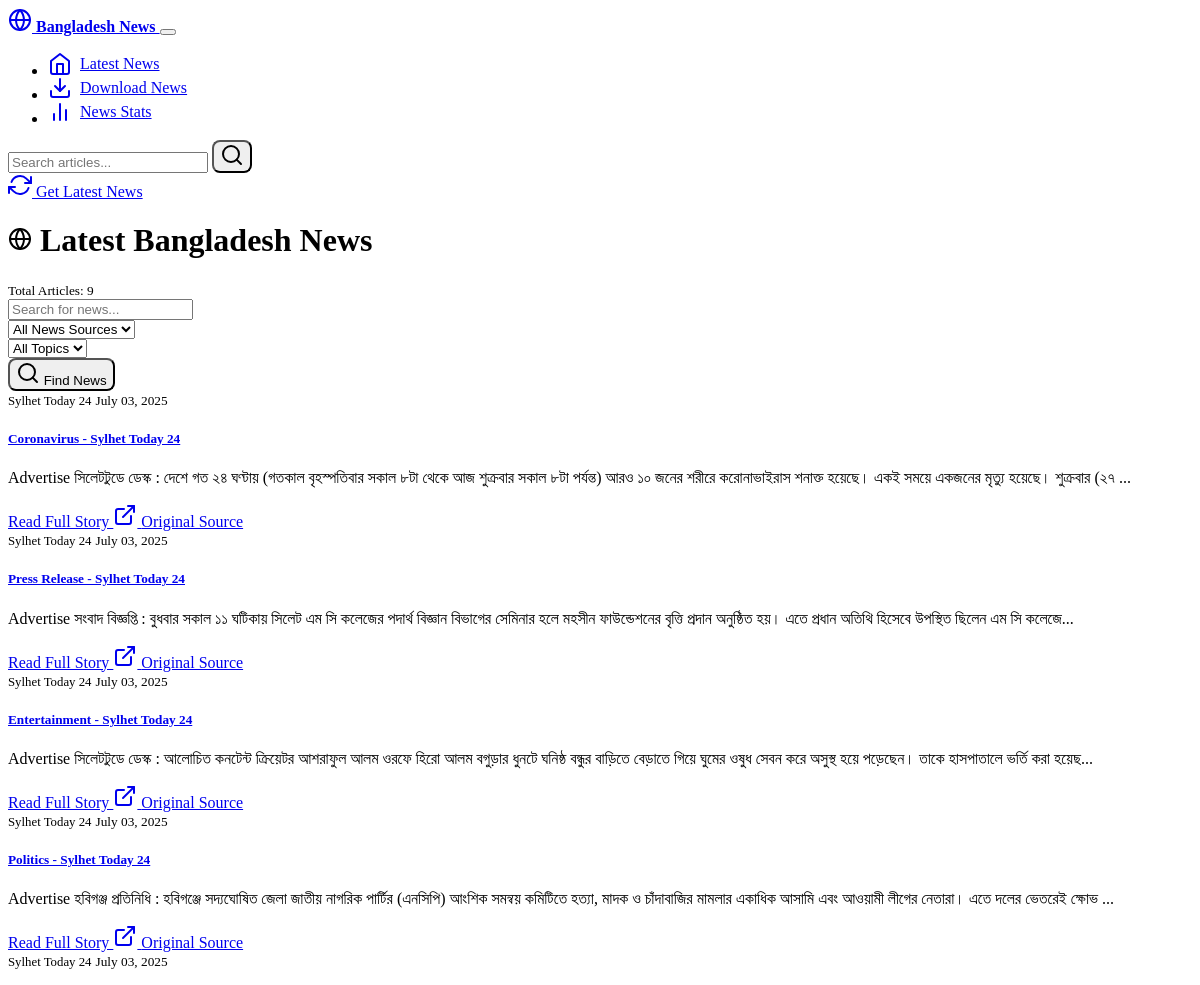
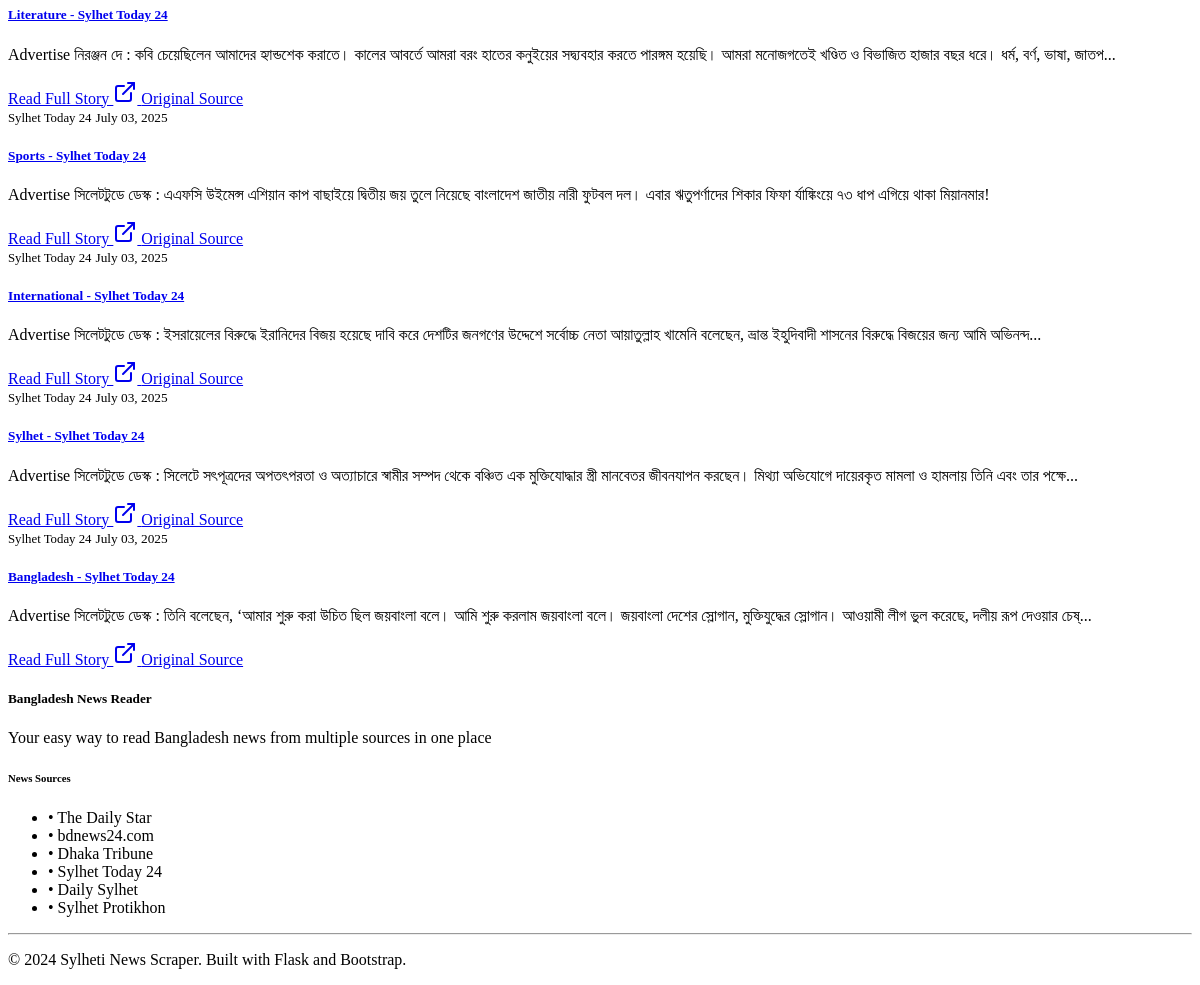
The app's page /, older data (2 pictures, top to bottom).
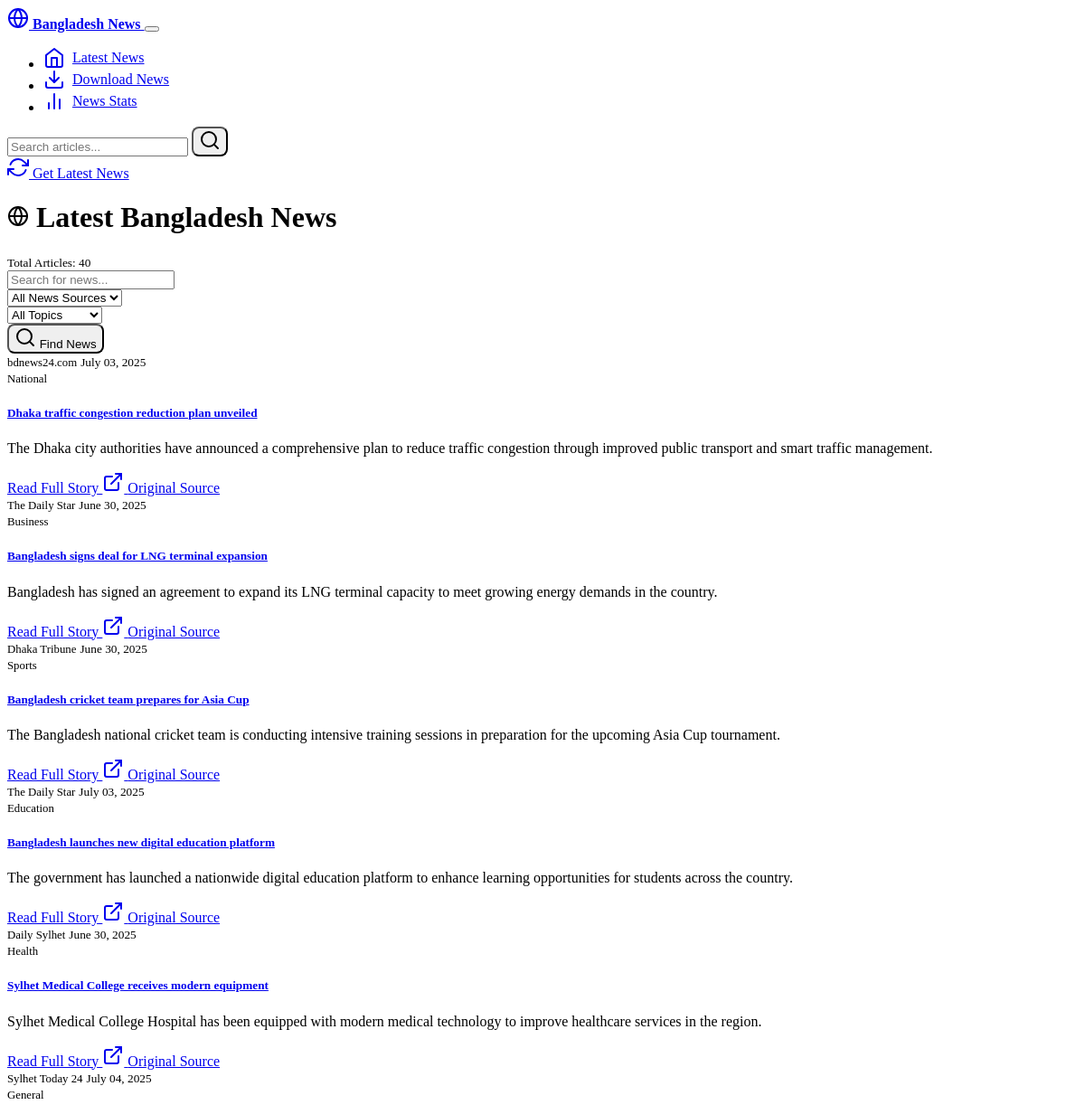
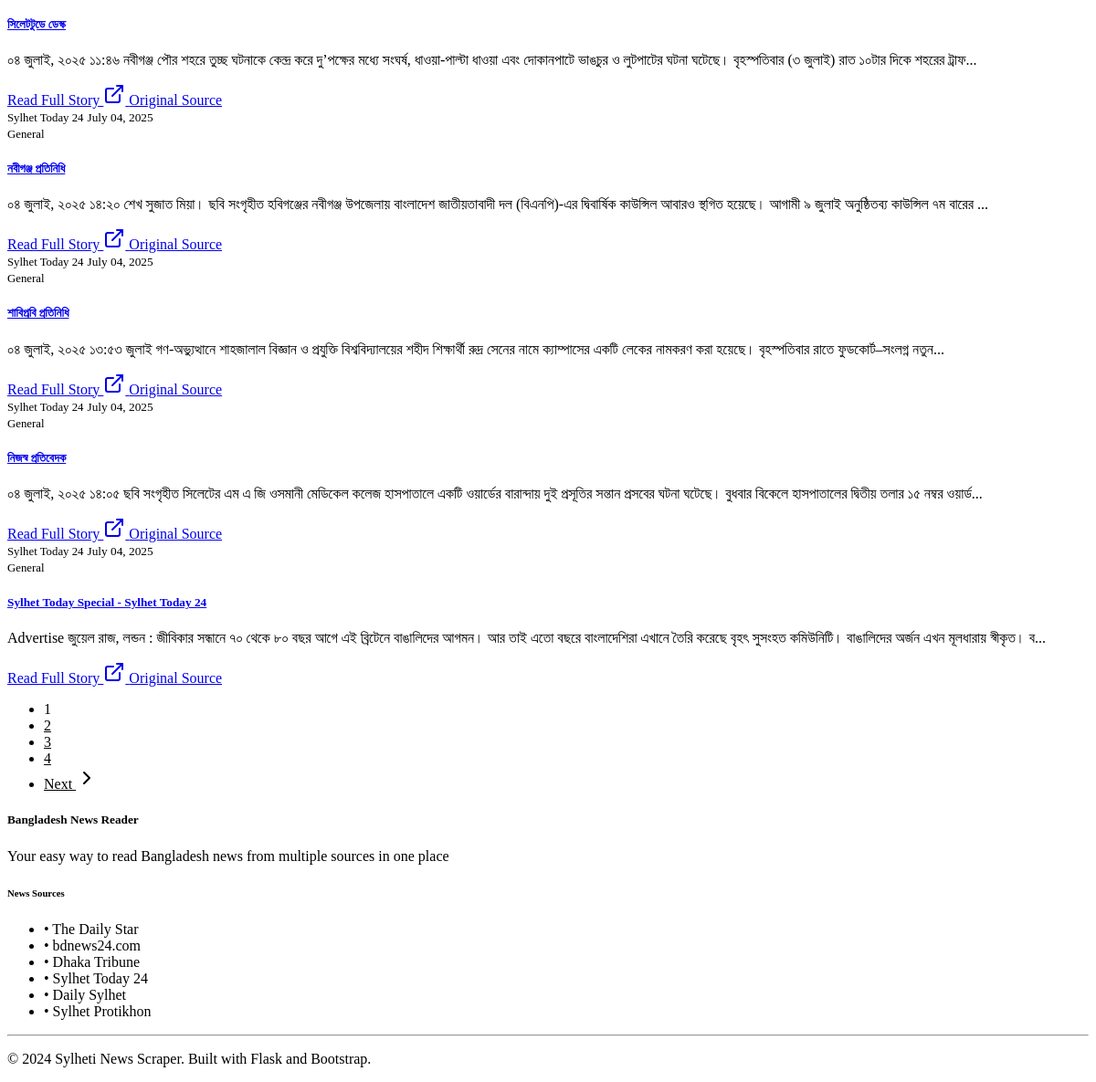
The same page, newer data (2 pictures, top to bottom).
### models.py (models this page shows, shortened)
class Article(db.Model):
    id = db.Column(Integer, primary_key=True)
    title = db.Column(String(500), nullable=False)
    content = db.Column(Text, nullable=True)
    summary = db.Column(Text, nullable=True)
    url = db.Column(String(1000), nullable=False, unique=True)
    source = db.Column(String(100), nullable=False)
    published_date = db.Column(DateTime, nullable=True)
    scraped_date = db.Column(DateTime, default=datetime.utcnow)
    author = db.Column(String(200), nullable=True)
    category = db.Column(String(100), nullable=True)
    image_url = db.Column(String(1000), nullable=True)
    is_active = db.Column(Boolean, default=True)

### routes.py (the view, shortened to what this page needs)
@app.route('/')
def index():
    page = request.args.get('page', 1, type=int)
    search = request.args.get('search', '')
    source = request.args.get('source', '')
    category = request.args.get('category', '')
    query = Article.query.filter_by(is_active=True)
    if source:
        query = query.filter(Article.source == source)
    if category:
        query = query.filter(Article.category == category)
    articles = query.order_by(Article.scraped_date.desc()).paginate(
        page=page, per_page=10, error_out=False
    )
    sources = db.session.query(Article.source).distinct().all()
    sources = [s[0] for s in sources if s[0]]
    categories = db.session.query(Article.category).distinct().all()
    categories = [c[0] for c in categories if c[0]]
    total_articles = Article.query.filter_by(is_active=True).count()
    recent_scrapes = ScrapingLog.query.order_by(ScrapingLog.timestamp.desc()).limit(5).all()
    return render_template('index.html',
                         articles=articles,
                         sources=sources,
                         categories=categories,
                         search=search,
                         selected_source=source,
                         selected_category=category,
                         total_articles=total_articles,
                         recent_scrapes=recent_scrapes)

### templates/index.html (shortened to what the changed rows need)
{% extends "base.html" %}
{% block content %}
<div class="row">
    <div class="col-lg-12">
        <div class="d-flex justify-content-between align-items-center mb-4">
            <h1 class="h3">
                <i data-feather="globe"></i>
                Latest Bangladesh News
            </h1>
            <div class="text-muted">
                <small>Total Articles: {{ total_articles }}</small>
            </div>
        </div>
        {% if articles.items %}
            <div class="row">
                {% for article in articles.items %}
                    <div class="col-lg-6 mb-4">
                        <div class="card h-100">
                            <div class="card-body">
                                <div class="d-flex justify-content-between align-items-start mb-2">
                                    <span class="badge bg-primary">{{ article.source }}</span>
                                    <small class="text-muted">
                                        {% if article.published_date %}
                                            {{ article.published_date.strftime('%B %d, %Y') }}
                                        {% else %}
                                            {{ article.scraped_date.strftime('%B %d, %Y') }}
                                        {% endif %}
                                    </small>
                                </div>
                                {% if article.category %}
                                    <span class="badge bg-secondary mb-2">{{ article.category }}</span>
                                {% endif %}
                                <h5 class="card-title">
                                    <a href="{{ url_for('article_detail', article_id=article.id) }}"
                                       class="text-decoration-none">
                                        {{ article.title }}
                                    </a>
                                </h5>
                                {% if article.summary %}
                                    <p class="card-text">{{ article.summary }}</p>
                                {% endif %}
                                <div class="d-flex justify-content-between align-items-center">
                                    <a href="{{ url_for('article_detail', article_id=article.id) }}"
                                       class="btn btn-sm btn-outline-primary">
                                        Read Full Story
                                    </a>
                                    <a href="{{ article.url }}" target="_blank" class="btn btn-sm btn-outline-secondary">
                                        <i data-feather="external-link"></i>
                                        Original Source
                                    </a>
                                </div>
                            </div>
                        </div>
                    </div>
                {% endfor %}
            </div>
            {% if articles.pages > 1 %}
                <nav aria-label="Page navigation">
                    <ul class="pagination justify-content-center">
                        {% for page_num in articles.iter_pages() %}
                            {% if page_num %}
                                {% if page_num != articles.page %}
                                    <li class="page-item">
                                        <a class="page-link" href="{{ url_for('index', page=page_num, search=search, source=selected_source, category=selected_category) }}">
                                            {{ page_num }}
                                        </a>
                                    </li>
                                {% else %}
                                    <li class="page-item active">
                                        <span class="page-link">{{ page_num }}</span>
                                    </li>
                                {% endif %}
                            {% else %}
                                <li class="page-item disabled">
                                    <span class="page-link">...</span>
                                </li>
                            {% endif %}
                        {% endfor %}
                        {% if articles.has_next %}
                            <li class="page-item">
                                <a class="page-link" href="{{ url_for('index', page=articles.next_num, search=search, source=selected_source, category=selected_category) }}">
                                    Next
                                    <i data-feather="chevron-right"></i>
                                </a>
                            </li>
                        {% endif %}
                    </ul>
                </nav>
            {% endif %}
        {% endif %}
    </div>
</div>
{% endblock %}

Row changes from the older to the newer data that the page shows:
no longer on this page (row edited): Article: source "Sylhet Today 24", scraped_date "July 03, 2025", title "Coronavirus - Sylhet Today 24", summary "Advertise সিলেটটুডে ডেস্ক : দেশে গত ২৪ ঘণ্টায় (গতকাল বৃহস্পতিবার সকাল ৮টা থেকে আজ শুক্রবার সকাল ৮টা পর্যন্ত) আরও ১০ জনের শরীরে করোনাভাইরাস শনাক্ত হয়েছে। একই সময়ে একজনের মৃত্যু হয়েছে। শুক্রবার (২৭ ..."
removed Article: source "Sylhet Today 24", scraped_date "July 03, 2025", title "Press Release - Sylhet Today 24", summary "Advertise সংবাদ বিজ্ঞপ্তি : বুধবার সকাল ১১ ঘটিকায় সিলেট এম সি কলেজের পদার্থ বিজ্ঞান বিভাগের সেমিনার হলে মহসীন ফাউন্ডেশনের বৃত্তি প্রদান অনুষ্ঠিত হয়। এতে প্রধান অতিথি হিসেবে উপস্থিত ছিলেন এম সি কলেজে..."
no longer on this page (row edited): Article: source "Sylhet Today 24", scraped_date "July 03, 2025", title "Entertainment - Sylhet Today 24", summary "Advertise সিলেটটুডে ডেস্ক : আলোচিত কনটেন্ট ক্রিয়েটর আশরাফুল আলম ওরফে হিরো আলম বগুড়ার ধুনটে ঘনিষ্ঠ বন্ধুর বাড়িতে বেড়াতে গিয়ে ঘুমের ওষুধ সেবন করে অসুস্থ হয়ে পড়েছেন। তাকে হাসপাতালে ভর্তি করা হয়েছ..."
no longer on this page (row edited): Article: source "Sylhet Today 24", scraped_date "July 03, 2025", title "Politics - Sylhet Today 24", summary "Advertise হবিগঞ্জ প্রতিনিধি : হবিগঞ্জে সদ্যঘোষিত জেলা জাতীয় নাগরিক পার্টির (এনসিপি) আংশিক সমন্বয় কমিটিতে হত্যা, মাদক ও চাঁদাবাজির মামলার একাধিক আসামি এবং আওয়ামী লীগের নেতারা। এতে দলের ভেতরেই ক্ষোভ ..."
no longer on this page (row edited): Article: source "Sylhet Today 24", scraped_date "July 03, 2025", title "Literature - Sylhet Today 24", summary "Advertise নিরঞ্জন দে : কবি চেয়েছিলেন আমাদের হ্যান্ডশেক করাতে। কালের আবর্তে আমরা বরং হাতের কনুইয়ের সদ্ব্যবহার করতে পারঙ্গম হয়েছি। আমরা মনোজগতেই খণ্ডিত ও বিভাজিত হাজার বছর ধরে। ধর্ম, বর্ণ, ভাষা, জাতপ..."
removed Article: source "Sylhet Today 24", scraped_date "July 03, 2025", title "International - Sylhet Today 24", summary "Advertise সিলেটটুডে ডেস্ক : ইসরায়েলের বিরুদ্ধে ইরানিদের বিজয় হয়েছে দাবি করে দেশটির জনগণের উদ্দেশে সর্বোচ্চ নেতা আয়াতুল্লাহ খামেনি বলেছেন, ভ্রান্ত ইহুদিবাদী শাসনের বিরুদ্ধে বিজয়ের জন্য আমি অভিনন্দ..."
changed Article: source "Sylhet Today 24" → "bdnews24.com"; published_date (not shown) → "July 03, 2025"; category (not shown) → "National"; title "Sylhet - Sylhet Today 24" → "Dhaka traffic congestion reduction plan unveiled"; summary "Advertise সিলেটটুডে ডেস্ক : সিলেটে সৎপূত্রদের অপতৎপরতা ও অত্যাচারে স্বামীর সম্পদ থেকে বঞ্চিত এক মুক্তিযোদ্ধার স্ত্রী মানবেতর জীবনযাপন করছেন। মিথ্যা অভিযোগে দায়েরকৃত মামলা ও হামলায় তিনি এবং তার পক্ষে..." → "The Dhaka city authorities have announced a comprehensive plan to reduce traffic congestion through improved public transport and smart traffic management."; scraped_date "July 03, 2025" → (not shown)
changed Article: source "Sylhet Today 24" → "The Daily Star"; published_date (not shown) → "June 30, 2025"; category (not shown) → "Business"; title "Bangladesh - Sylhet Today 24" → "Bangladesh signs deal for LNG terminal expansion"; summary "Advertise সিলেটটুডে ডেস্ক : তিনি বলেছেন, ‘আমার শুরু করা উচিত ছিল জয়বাংলা বলে। আমি শুরু করলাম জয়বাংলা বলে। জয়বাংলা দেশের স্লোগান, মুক্তিযুদ্ধের স্লোগান। আওয়ামী লীগ ভুল করেছে, দলীয় রূপ দেওয়ার চেষ্..." → "Bangladesh has signed an agreement to expand its LNG terminal capacity to meet growing energy demands in the country."; scraped_date "July 03, 2025" → (not shown)
added Article: source "Dhaka Tribune", published_date "June 30, 2025", category "Sports", title "Bangladesh cricket team prepares for Asia Cup", summary "The Bangladesh national cricket team is conducting intensive training sessions in preparation for the upcoming Asia Cup tournament."
changed Article: source "Sylhet Today 24" → "The Daily Star"; published_date (not shown) → "July 03, 2025"; category (not shown) → "Education"; title "Sports - Sylhet Today 24" → "Bangladesh launches new digital education platform"; summary "Advertise সিলেটটুডে ডেস্ক : এএফসি উইমেন্স এশিয়ান কাপ বাছাইয়ে দ্বিতীয় জয় তুলে নিয়েছে বাংলাদেশ জাতীয় নারী ফুটবল দল। এবার ঋতুপর্ণাদের শিকার ফিফা র্যাঙ্কিংয়ে ৭৩ ধাপ এগিয়ে থাকা মিয়ানমার!" → "The government has launched a nationwide digital education platform to enhance learning opportunities for students across the country."; scraped_date "July 03, 2025" → (not shown); moves down the list
added Article: source "Daily Sylhet", published_date "June 30, 2025", category "Health", title "Sylhet Medical College receives modern equipment", summary "Sylhet Medical College Hospital has been equipped with modern medical technology to improve healthcare services in the region."
added Article: source "Sylhet Today 24", scraped_date "July 04, 2025", category "General", title "সিলেটটুডে ডেস্ক", summary "০৪ জুলাই, ২০২৫ ১১:৪৬ নবীগঞ্জ পৌর শহরে তুচ্ছ ঘটনাকে কেন্দ্র করে দু’পক্ষের মধ্যে সংঘর্ষ, ধাওয়া-পাল্টা ধাওয়া এবং দোকানপাটে ভাঙচুর ও লুটপাটের ঘটনা ঘটেছে। বৃহস্পতিবার (৩ জুলাই) রাত ১০টার দিকে শহরের ট্রাফ..."
added Article: source "Sylhet Today 24", scraped_date "July 04, 2025", category "General", title "নবীগঞ্জ প্রতিনিধি", summary "০৪ জুলাই, ২০২৫ ১৪:২০ শেখ সুজাত মিয়া। ছবি সংগৃহীত হবিগঞ্জের নবীগঞ্জ উপজেলায় বাংলাদেশ জাতীয়তাবাদী দল (বিএনপি)-এর দ্বিবার্ষিক কাউন্সিল আবারও স্থগিত হয়েছে। আগামী ৯ জুলাই অনুষ্ঠিতব্য কাউন্সিল ৭ম বারের ..."
added Article: source "Sylhet Today 24", scraped_date "July 04, 2025", category "General", title "শাবিপ্রবি প্রতিনিধি", summary "০৪ জুলাই, ২০২৫ ১৩:৫৩ জুলাই গণ-অভ্যুত্থানে শাহজালাল বিজ্ঞান ও প্রযুক্তি বিশ্ববিদ্যালয়ের শহীদ শিক্ষার্থী রুদ্র সেনের নামে ক্যাম্পাসের একটি লেকের নামকরণ করা হয়েছে। বৃহস্পতিবার রাতে ফুডকোর্ট–সংলগ্ন নতুন..."
added Article: source "Sylhet Today 24", scraped_date "July 04, 2025", category "General", title "নিজস্ব প্রতিবেদক", summary "০৪ জুলাই, ২০২৫ ১৪:০৫ ছবি সংগৃহীত সিলেটের এম এ জি ওসমানী মেডিকেল কলেজ হাসপাতালে একটি ওয়ার্ডের বারান্দায় দুই প্রসূতির সন্তান প্রসবের ঘটনা ঘটেছে। বুধবার বিকেলে হাসপাতালের দ্বিতীয় তলার ১৫ নম্বর ওয়ার্ড..."
added Article: source "Sylhet Today 24", scraped_date "July 04, 2025", category "General", title "Sylhet Today Special - Sylhet Today 24", summary "Advertise জুয়েল রাজ, লন্ডন : জীবিকার সন্ধানে ৭০ থেকে ৮০ বছর আগে এই ব্রিটেনে বাঙালিদের আগমন। আর তাই এতো বছরে বাংলাদেশিরা এখানে তৈরি করেছে বৃহৎ সুসংহত কমিউনিটি। বাঙালিদের অর্জন এখন মূলধারায় স্বীকৃত। ব..."
Text that changed along with them:
{{ total_articles }}: "9" → "40"
new list line: "1"
new list line: "2"
new list line: "3"
new list line: "4"
text now shown: "Next"
